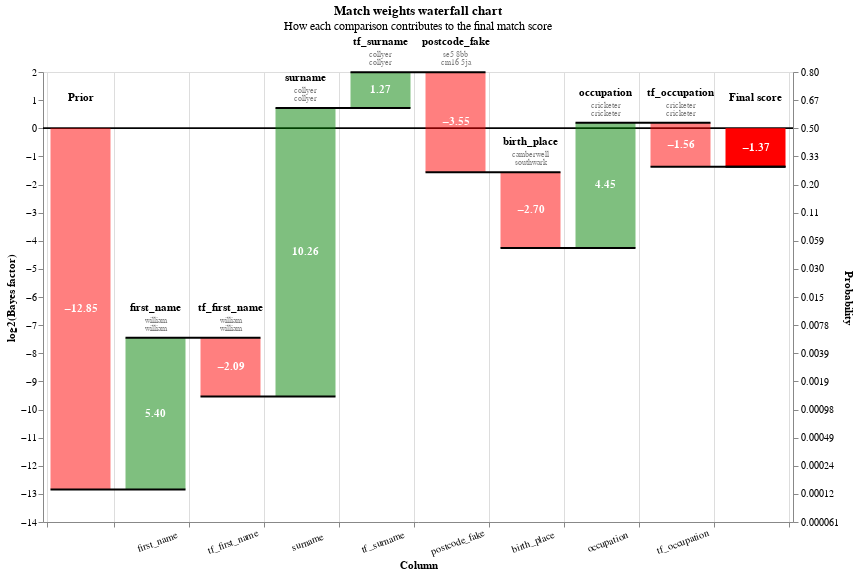

The notebook cell saved with this chart:
### Code cell
# Some of the false negatives will be because they weren't detected by the blocking rules
records = linker.prediction_errors_from_labels_column(
    "cluster",
    threshold=0.5,
    include_false_negatives=True,
    include_false_positives=False,
).as_record_dict(limit=50)

linker.waterfall_chart(records)

### Figure 1 — Vega-Lite specification as saved in the notebook (floating-point values rounded to 4 significant figures; data arrays with more than 128 entries replaced by an {"elided": "..."} marker saying what was removed)
{"$schema": "https://vega.github.io/schema/vega-lite/v5.9.3.json", "config": {"view": {"continuousHeight": 300, "continuousWidth": 400}}, "data": {"name": "data-2e817e8120ae46f0a656b4b4b82ad77a"}, "datasets": {"data-2e817e8120ae46f0a656b4b4b82ad77a": {"elided": "650 records"}}, "height": 450, "layer": [{"layer": [{"encoding": {"color": {"value": "black"}, "size": {"value": 0.5}, "y": {"field": "zero", "type": "quantitative"}}, "mark": "rule"}, {"encoding": {"color": {"condition": {"test": "(datum.log2_bayes_factor < 0)", "value": "red"}, "value": "green"}, "opacity": {"condition": {"test": "datum.column_name == 'Prior match weight' || datum.column_name == 'Final score'", "value": 1}, "value": 0.5}, "tooltip": [{"field": "column_name", "title": "Comparison column", "type": "nominal"}, {"field": "value_l", "title": "Value (L)", "type": "nominal"}, {"field": "value_r", "title": "Value (R)", "type": "nominal"}, {"field": "label_for_charts", "title": "Label", "type": "ordinal"}, {"field": "sql_condition", "title": "SQL condition", "type": "nominal"}, {"field": "comparison_vector_value", "title": "Comparison vector value", "type": "nominal"}, {"field": "bayes_factor", "format": ",.4f", "title": "Bayes factor = m/u", "type": "quantitative"}, {"field": "log2_bayes_factor", "format": ",.4f", "title": "Match weight = log2(m/u)", "type": "quantitative"}, {"field": "prob", "format": ".4f", "title": "Adjusted match score", "type": "quantitative"}, {"field": "bayes_factor_description", "title": "Match weight description", "type": "nominal"}], "x": {"axis": {"grid": true, "labelAlign": "center", "labelAngle": -20, "labelExpr": "datum.value == 'Prior' || datum.value == 'Final score' ? '' : datum.value", "labelPadding": 10, "tickBand": "extent", "title": "Column"}, "field": "column_name", "sort": {"field": "bar_sort_order", "order": "ascending"}, "type": "nominal"}, "y": {"axis": {"grid": false, "orient": "left", "title": "log2(Bayes factor)"}, "field": "previous_sum", "type": "quantitative"}, "y2": {"field": "sum"}}, "mark": {"type": "bar", "width": 60}}, {"encoding": {"color": {"value": "white"}, "text": {"condition": {"field": "log2_bayes_factor", "format": ".2f", "test": "abs(datum.log2_bayes_factor) > 1", "type": "nominal"}, "value": ""}, "x": {"axis": {"labelAngle": -20, "title": "Column"}, "field": "column_name", "sort": {"field": "bar_sort_order", "order": "ascending"}, "type": "nominal"}, "y": {"axis": {"orient": "left"}, "field": "center", "type": "quantitative"}}, "mark": {"fontWeight": "bold", "type": "text"}}, {"encoding": {"color": {"value": "black"}, "text": {"field": "column_name", "type": "nominal"}, "x": {"axis": {"labelAngle": -20, "title": "Column"}, "field": "column_name", "sort": {"field": "bar_sort_order", "order": "ascending"}, "type": "nominal"}, "y": {"field": "sum_top", "type": "quantitative"}}, "mark": {"baseline": "bottom", "dy": -25, "fontWeight": "bold", "type": "text"}}, {"encoding": {"color": {"value": "grey"}, "text": {"field": "value_l", "type": "nominal"}, "x": {"axis": {"labelAngle": -20, "title": "Column"}, "field": "column_name", "sort": {"field": "bar_sort_order", "order": "ascending"}, "type": "nominal"}, "y": {"field": "sum_top", "type": "quantitative"}}, "mark": {"baseline": "bottom", "dy": -13, "fontSize": 8, "type": "text"}}, {"encoding": {"color": {"value": "grey"}, "text": {"field": "value_r", "type": "nominal"}, "x": {"axis": {"labelAngle": -20, "title": "Column"}, "field": "column_name", "sort": {"field": "bar_sort_order", "order": "ascending"}, "type": "nominal"}, "y": {"field": "sum_top", "type": "quantitative"}}, "mark": {"baseline": "bottom", "dy": -5, "fontSize": 8, "type": "text"}}]}, {"encoding": {"x": {"axis": {"labelAngle": -20, "title": "Column"}, "field": "column_name", "sort": {"field": "bar_sort_order", "order": "ascending"}, "type": "nominal"}, "x2": {"field": "lead"}, "y": {"axis": {"labelExpr": "format(1 / (1 + pow(2, -1*datum.value)), '.2r')", "orient": "right", "title": "Probability"}, "field": "sum", "scale": {"zero": false}, "type": "quantitative"}}, "mark": {"color": "black", "strokeWidth": 2, "type": "rule", "x2Offset": 30, "xOffset": -30}}], "params": [{"bind": {"input": "range", "max": 49, "min": 0, "step": 1}, "name": "record_number", "value": 0}], "resolve": {"axis": {"y": "independent"}}, "title": {"subtitle": "How each comparison contributes to the final match score", "text": "Match weights waterfall chart"}, "transform": [{"filter": "(datum.record_number == record_number)"}, {"filter": "(datum.bayes_factor !== 1.0)"}, {"frame": [null, 0], "window": [{"as": "sum", "field": "log2_bayes_factor", "op": "sum"}, {"as": "lead", "field": "column_name", "op": "lead"}]}, {"as": "sum", "calculate": "datum.column_name === \"Final score\" ? datum.sum - datum.log2_bayes_factor : datum.sum"}, {"as": "lead", "calculate": "datum.lead === null ? datum.column_name : datum.lead"}, {"as": "previous_sum", "calculate": "datum.column_name === \"Final score\" || datum.column_name === \"Prior match weight\" ? 0 : datum.sum - datum.log2_bayes_factor"}, {"as": "top_label", "calculate": "datum.sum > datum.previous_sum ? datum.column_name : \"\""}, {"as": "bottom_label", "calculate": "datum.sum < datum.previous_sum ? datum.column_name : \"\""}, {"as": "sum_top", "calculate": "datum.sum > datum.previous_sum ? datum.sum : datum.previous_sum"}, {"as": "sum_bottom", "calculate": "datum.sum < datum.previous_sum ? datum.sum : datum.previous_sum"}, {"as": "center", "calculate": "(datum.sum + datum.previous_sum) / 2"}, {"as": "text_log2_bayes_factor", "calculate": "(datum.log2_bayes_factor > 0 ? \"+\" : \"\") + datum.log2_bayes_factor"}, {"as": "dy", "calculate": "datum.sum < datum.previous_sum ? 4 : -4"}, {"as": "baseline", "calculate": "datum.sum < datum.previous_sum ? \"top\" : \"bottom\""}, {"as": "prob", "calculate": "1. / (1 + pow(2, -1.*datum.sum))"}, {"as": "zero", "calculate": "0*datum.sum"}], "width": {"step": 75}}
